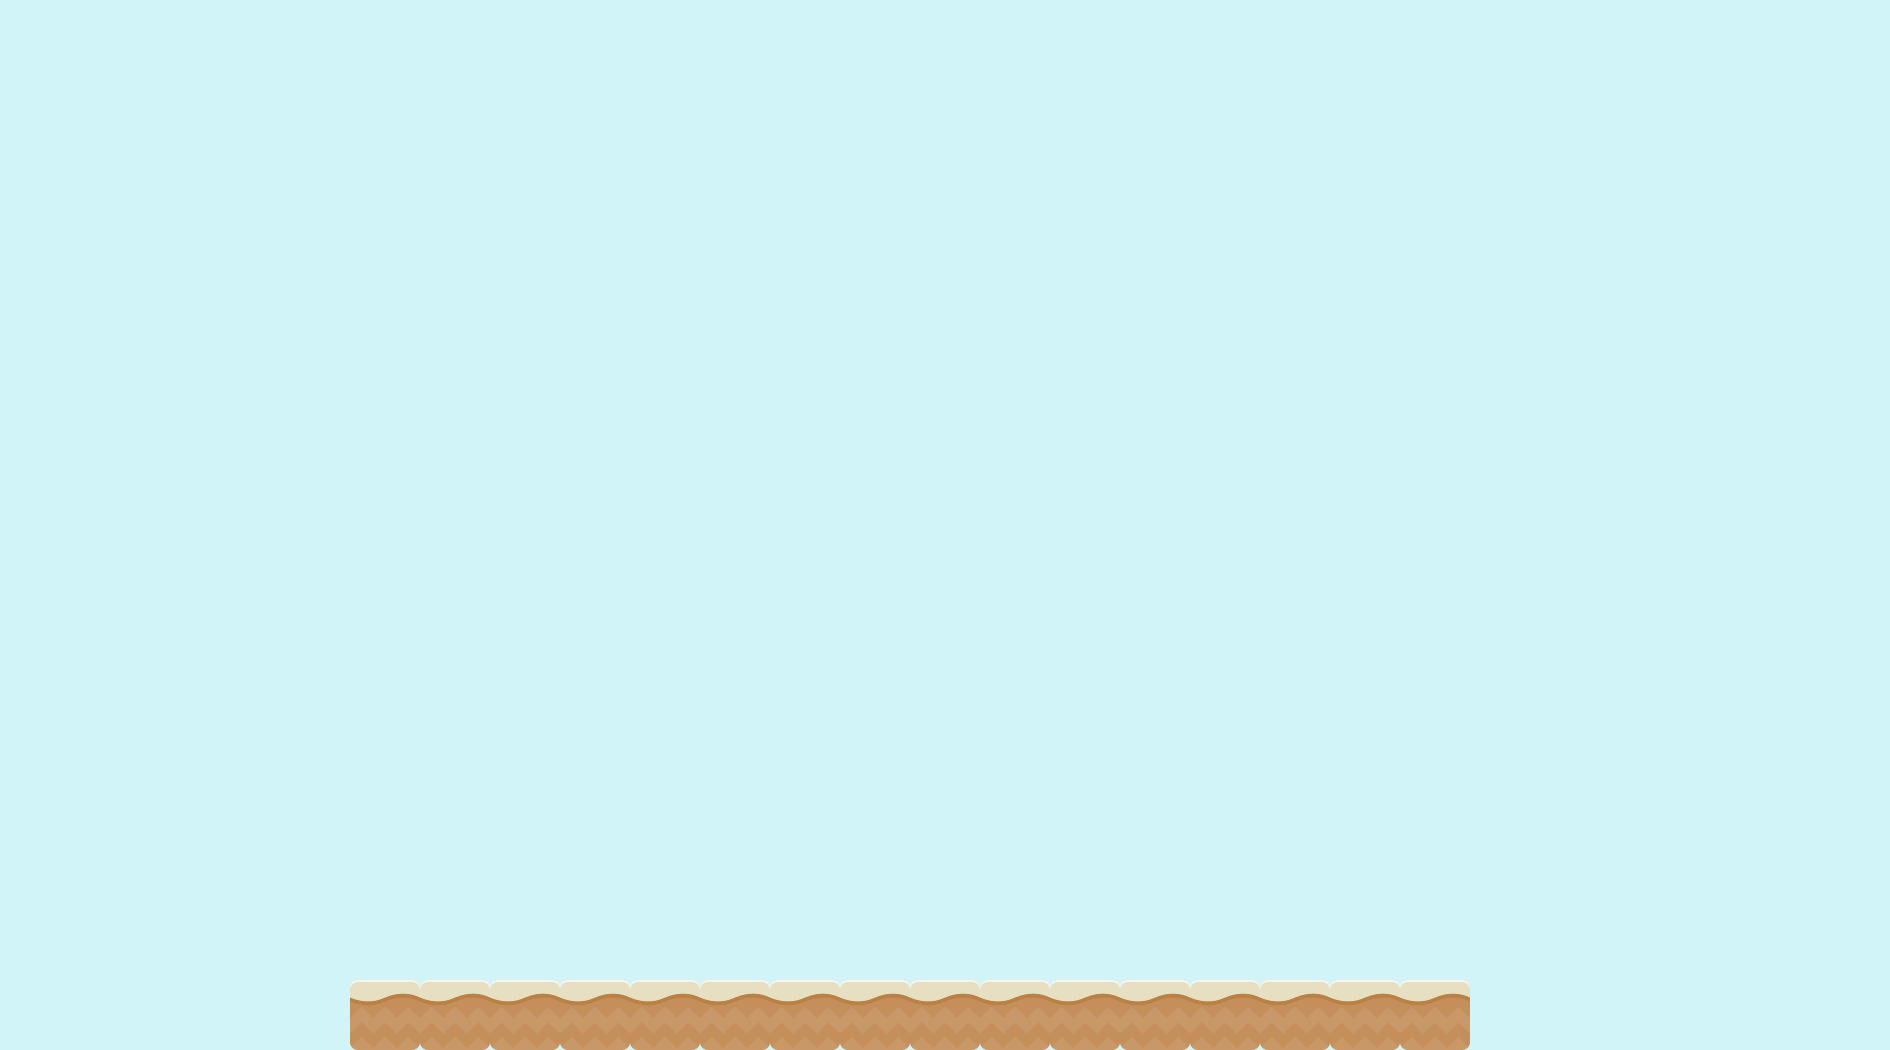

The image is a tile-based game level rendered from a .tmx file. Its description and source (layers, tilesets, objects; grid data summarised) follow:
An orthogonal 54x30 tile map with 35x35 px tiles, 1 tile layer (Tile Layer 1) and 4 objects (mainPlayer).

<map version="1.10" tiledversion="1.10.1" orientation="orthogonal" renderorder="right-down" width="54" height="30" tilewidth="35" tileheight="35" infinite="0" backgroundcolor="#d0f4f7" nextlayerid="17" nextobjectid="38">
 <tileset firstgid="1" source="tileset.tsx" />
 <objectgroup color="#00ff00" id="5" name="Player">
  <object id="37" name="mainPlayer" x="900" y="893" width="35" height="88" />
 </objectgroup>
 <objectgroup id="10" name="Collision" locked="1">
  <object id="7" x="350" y="980" width="1121" height="70" />
  <object id="15" x="350" y="981">
   <polyline points="0,0 0,-630" />
  </object>
  <object id="23" x="1476.18" y="630">
   <polyline points="0.08,420 -4.18,-320" />
  </object>
 </objectgroup>
 <layer id="16" name="Tile Layer 1" width="54" height="30">
  <data>[1620 cells, 16 non-empty, 1 distinct tile ids]</data>
 </layer>
</map>
